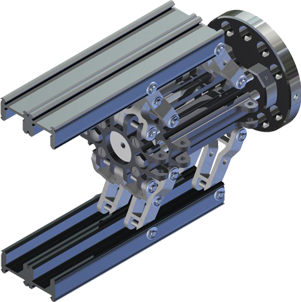
#> input picture data/renders/web/b02.png, 301 x 302 px, given in place of b02.jpg, which was not available
$ python hero_layers.py
#> lines starting #> are read from the running program, lines starting #| are printed output that depends on the picture; after the words box and inside, x2 and y2 are one past the last pixel; in counts of white or black regions, pixels touching at a corner belong together; pictures that were not available may be replaced by others from this repository, and a replacement may not be noted
#!/usr/bin/env python3
"""Zerlegt das B02-Rendering (data/renders/b02.jpg) in Ebenen für die Scroll-Animation.

Ebenen (je 1024 × 768, transparent): Gehäuse, obere Schiene (mit ihren Hebeln),
untere Schiene und die drei sichtbaren Hebel der unteren Schiene. Im Rendering steht
der Greifer offen; die Webseite schiebt die Teile beim Laden zusammen und öffnet sie
beim Scrollen wieder in diese Lage.

Aufruf:  python3 tools/hero_layers.py  →  assets/img/hero/*.webp + assets/img/hero/geometrie.json
"""
import json
import pathlib

from PIL import Image, ImageChops, ImageDraw, ImageFilter

ROOT = pathlib.Path(__file__).resolve().parent.parent
SRC = ROOT / "data" / "renders" / "b02.jpg"
OUT = ROOT / "assets" / "img" / "hero"

# Umrisse in Bildpixeln (am Rendering vermessen).
TOP_RAIL = [(198, 296), (578, 88), (648, 122), (660, 150), (690, 205), (700, 230), (754, 260), (754, 302), (700, 302),
            (642, 252), (600, 270), (600, 366), (558, 370), (516, 330), (516, 302), (320, 422), (198, 354)]
BOTTOM_RAIL = [(200, 626), (694, 484), (696, 542), (322, 756), (200, 708)]
ARMS = {
    "hebel-1": {"poly": [(411, 488), (472, 484), (492, 500), (462, 562), (418, 566), (406, 540)], "pivot": (466, 492), "foot": (437, 558)},
    "hebel-2": {"poly": [(472, 488), (542, 482), (558, 500), (532, 562), (514, 594), (472, 596), (466, 560), (488, 520)],
                "pivot": (533, 500), "foot": (500, 577)},
    "hebel-3": {"poly": [(716, 368), (744, 376), (744, 400), (702, 470), (694, 510), (638, 514), (620, 492), (640, 450),
                         (672, 408)], "pivot": (727, 383), "foot": (640, 490)},
}
# Bewegung: Öffnungsrichtung je Schiene und Achsrichtung der Schienen (Bildschirm).
GEOMETRY = {"axis": [0.918, -0.397], "open_top": [0, -1], "open_bottom": [0, 1], "travel": 24, "axial": 10}


def mask(poly, size, grow=0):
    """Harte Maske; bewegte Teile um grow Pixel größer, damit keine Naht zum Gehäuse entsteht."""
    m = Image.new("L", size, 0)
    ImageDraw.Draw(m).polygon(poly, fill=255)
    return m.filter(ImageFilter.MaxFilter(2 * grow + 1)) if grow else m


def background_alpha(img):
    """Weißen Hintergrund (vom Rand her zusammenhängend) transparent machen."""
    rgb = img.convert("RGB")
    near_white = ImageChops.difference(rgb, Image.new("RGB", rgb.size, "white")).convert("L").point(lambda v: 255 if v > 14 else 0)
    flood = near_white.copy()
    ImageDraw.floodfill(flood, (0, 0), 128)
    outside = flood.point(lambda v: 0 if v == 128 else 255)
    # Auch eingeschlossene Lücken zwischen Bauteilen zeigen im Rendering reines Weiß.
    pure_white = rgb.convert("L").point(lambda v: 0 if v >= 250 else 255).filter(ImageFilter.MinFilter(3)).filter(ImageFilter.MaxFilter(3))
    return ImageChops.multiply(outside, pure_white).filter(ImageFilter.GaussianBlur(0.7))


def main():
    OUT.mkdir(parents=True, exist_ok=True)
    src = Image.open(SRC).convert("RGB")
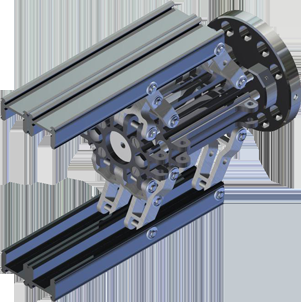
#> src: PIL image 301x302 RGB; mean R, G, B 134.2, 140.4, 149.7
    size = src.size
#> size = (301, 302)
    alpha = background_alpha(src)
#> in background_alpha, `near_white = ImageChops.difference(rgb, Image.new("RGB", rgb.size, "wh..`:
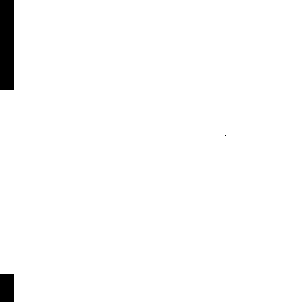
#> near_white: PIL image 301x302 L; 98.2% white; 3 black regions (1 under 20 px), largest, box (x1, y1, x2, y2) and area: (0, 0, 14, 90) 1260, (0, 274, 14, 302) 392
#> in background_alpha, `outside = flood.point(lambda v: 0 if v == 128 else 255)`:
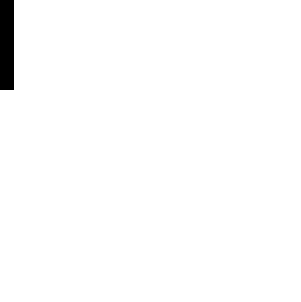
#> outside: PIL image 301x302 L; 98.6% white; 1 black region, box (x1, y1, x2, y2) and area: (0, 0, 14, 90) 1260
    rgba = src.copy()
    rgba.putalpha(alpha)

    moving = Image.new("L", size, 0)
#> moving: PIL image 301x302 L; every value is 0
    layers = {"schiene-oben": TOP_RAIL, "schiene-unten": BOTTOM_RAIL}
    layers.update({k: v["poly"] for k, v in ARMS.items()})
    for name, poly in layers.items():
        m = ImageChops.multiply(mask(poly, size, grow=1), alpha)
        part = src.copy()
        part.putalpha(m)
        part.save(OUT / f"{name}.webp", "WEBP", quality=90, method=6)
        moving = ImageChops.lighter(moving, mask(poly, size))
#> this loop made 5 passes
#> pass 1, in main, `m = ImageChops.multiply(mask(poly, size, grow=1), alpha)`:
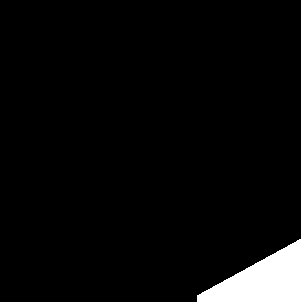
#> m: PIL image 301x302 L; 4% white; 1 white region, box (x1, y1, x2, y2) and area: (197, 239, 301, 302) 3636
#> pass 1, in main, `part.save(OUT / f"{name}.webp", "WEBP", quality=90, method=6)`:
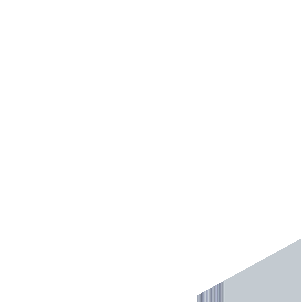
#> saved as schiene-oben.webp: PIL image 301x302 RGBA; mean R, G, B, A 134.2, 140.4, 149.7, 10.2; transparent parts drawn white
#> pass 1, in main, `moving = ImageChops.lighter(moving, mask(poly, size))`:
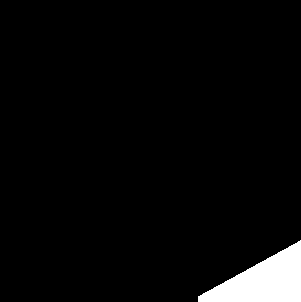
#> moving: PIL image 301x302 L; 3.8% white; 1 white region, box (x1, y1, x2, y2) and area: (198, 240, 301, 302) 3470
    body = src.copy()
    body.putalpha(ImageChops.multiply(alpha, ImageChops.invert(moving)))
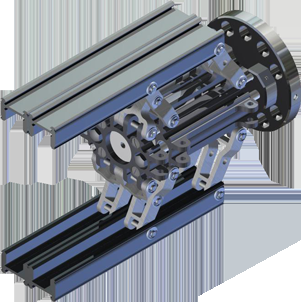
#> body: PIL image 301x302 RGBA; mean R, G, B, A 134.2, 140.4, 149.7, 240.6; transparent parts drawn white
    body.save(OUT / "gehaeuse.webp", "WEBP", quality=90, method=6)

    geo = dict(GEOMETRY, size=list(size), pivots={k: list(v["pivot"]) for k, v in ARMS.items()},
               arm_vectors={k: [v["foot"][0] - v["pivot"][0], v["foot"][1] - v["pivot"][1]] for k, v in ARMS.items()})
    (OUT / "geometrie.json").write_text(json.dumps(geo), encoding="utf-8")
    print("Fertig:", ", ".join(sorted(p.name for p in OUT.glob("*.webp"))))


if __name__ == "__main__":
    main()
